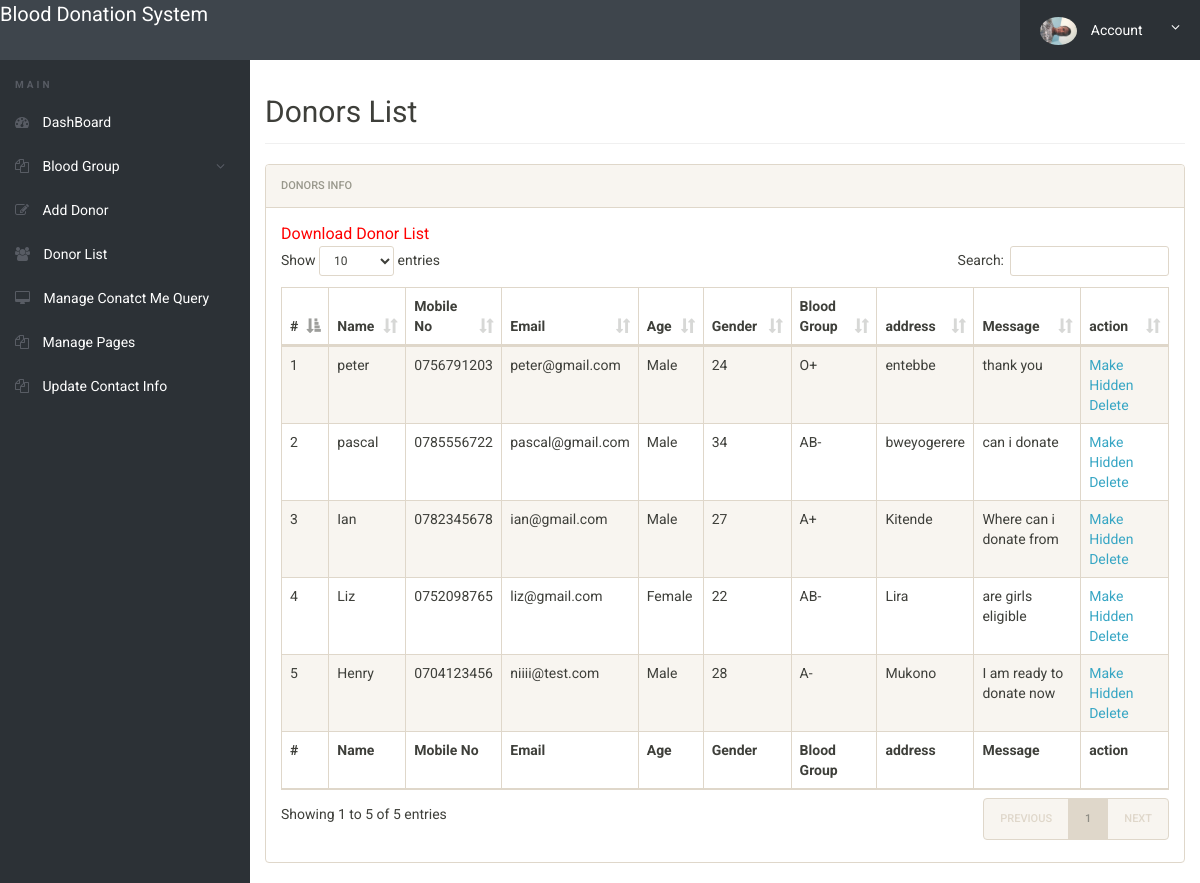
/admin/donor-list.php (signed in), run on the app's committed database.
### tables this page shows
CREATE TABLE `tblblooddonars` (
  `id` int(11) NOT NULL,
  `FullName` varchar(100) DEFAULT NULL,
  `MobileNumber` char(11) DEFAULT NULL,
  `EmailId` varchar(100) DEFAULT NULL,
  `Gender` varchar(20) DEFAULT NULL,
  `Age` int(11) DEFAULT NULL,
  `BloodGroup` varchar(20) DEFAULT NULL,
  `Address` varchar(255) DEFAULT NULL,
  `Message` mediumtext,
  `PostingDate` timestamp NOT NULL DEFAULT CURRENT_TIMESTAMP,
  `status` int(1) DEFAULT NULL
);

### admin/donor-list.php (the view, shortened to what this page needs)
<?php
include('includes/config.php');
if(strlen($_SESSION['alogin'])==0)
	{
header('location:index.php');
}
else{
 ?>
<!doctype html>
<html lang="en" class="no-js">
<head>
	<link rel="stylesheet" href="css/font-awesome.min.css">
	<link rel="stylesheet" href="css/bootstrap.min.css">
	<link rel="stylesheet" href="css/dataTables.bootstrap.min.css">
	<link rel="stylesheet" href="css/bootstrap-social.css">
	<link rel="stylesheet" href="css/bootstrap-select.css">
	<link rel="stylesheet" href="css/fileinput.min.css">
	<link rel="stylesheet" href="css/awesome-bootstrap-checkbox.css">
	<link rel="stylesheet" href="css/style.css">
</head>
<body>
	<?php include('includes/header.php');?>
	<div class="ts-main-content">
		<?php include('includes/leftbar.php');?>
		<div class="content-wrapper">
			<div class="container-fluid">
				<div class="row">
					<div class="col-md-12">
						<h2 class="page-title">Donors List</h2>
						<div class="panel panel-default">
							<div class="panel-heading">Donors Info</div>
							<div class="panel-body">
				<a href="download-records.php" style="color:red; font-size:16px;">Download Donor List</a>
								<table id="zctb" class="display table table-striped table-bordered table-hover" cellspacing="0" width="100%">
									<thead>
										<tr>
										<th>#</th>
											<th>Name</th>
											<th>Mobile No</th>
											<th>Email</th>
											<th>Age</th>
											<th>Gender</th>
											<th>Blood Group</th>
											<th>address</th>
											<th>Message </th>
											<th>action </th>
										</tr>
									</thead>
									<tfoot>
										<tr>
										<th>#</th>
										<th>Name</th>
											<th>Mobile No</th>
											<th>Email</th>
											<th>Age</th>
											<th>Gender</th>
											<th>Blood Group</th>
											<th>address</th>
											<th>Message </th>
											<th>action </th>
										</tr>
									</tfoot>
									<tbody>
<?php $sql = "SELECT * from  tblblooddonars ";
$query = $dbh -> prepare($sql);
$query->execute();
$results=$query->fetchAll(PDO::FETCH_OBJ);
$cnt=1;
if($query->rowCount() > 0)
{
foreach($results as $result)
{				?>
										<tr>
											<td><?php echo htmlentities($cnt);?></td>
											<td><?php echo htmlentities($result->FullName);?></td>
											<td><?php echo htmlentities($result->MobileNumber);?></td>
											<td><?php echo htmlentities($result->EmailId);?></td>
											<td><?php echo htmlentities($result->Gender);?></td>
											<td><?php echo htmlentities($result->Age);?></td>
											<td><?php echo htmlentities($result->BloodGroup);?></td>
											<td><?php echo htmlentities($result->Address);?></td>
											<td><?php echo htmlentities($result->Message);?></td>
										<td>
<?php if($result->status==1)
{?>
<a href="donor-list.php?hidden=<?php echo htmlentities($result->id);?>" onclick="return confirm('Do you really want to hiidden this detail')"> Make Hidden</a>
<?php } else {?>
<a href="donor-list.php?public=<?php echo htmlentities($result->id);?>" onclick="return confirm('Do you really want to Public this detail')"> Make Public</a>
<?php } ?>
<a href="donor-list.php?del=<?php echo htmlentities($result->id);?>" onclick="return confirm('Do you really want to delete this record')"> Delete</a>
</td>
										</tr>
										<?php $cnt=$cnt+1; }} ?>
									</tbody>
								</table>
							</div>
						</div>
					</div>
				</div>
			</div>
		</div>
	</div>
</body>
</html>
<?php } ?>

### admin/css/style.css (style rules this page uses)
html { font-size: 14px; }
@media only screen and (min-width: 480px) { html { font-size: 17px; } }
@media only screen and (min-width: 768px) { html { font-size: 14px; } }
body { font-size: 1em; }
a { color: #37a6c4; }
.panel { overflow: hidden; }
.page-title { padding-bottom: 15px; margin-bottom: 20px; border-bottom: 1px solid #f0f0f0; }
.ts-main-content .content-wrapper { padding-top: 15px; margin-top: 60px; }
@media only screen and (min-width: 992px) { .ts-main-content .content-wrapper { margin-left: 250px; } }

### data on the page
tblblooddonars: FullName "peter", MobileNumber "0756791203", EmailId "peter@gmail.com", Gender "Male", Age "24", BloodGroup "O+", Address "entebbe", Message "thank you"
tblblooddonars: FullName "pascal", MobileNumber "0785556722", EmailId "pascal@gmail.com", Gender "Male", Age "34", BloodGroup "AB-", Address "bweyogerere", Message "can i donate"
tblblooddonars: FullName "Ian", MobileNumber "0782345678", EmailId "ian@gmail.com", Gender "Male", Age "27", BloodGroup "A+", Address "Kitende", Message "Where can i donate from"
tblblooddonars: FullName "Liz", MobileNumber "0752098765", EmailId "liz@gmail.com", Gender "Female", Age "22", BloodGroup "AB-", Address "Lira", Message "are girls eligible"
tblblooddonars: FullName "Henry", MobileNumber "0704123456", EmailId "niiii@test.com", Gender "Male", Age "28", BloodGroup "A-", Address "Mukono", Message "I am ready to donate now"
